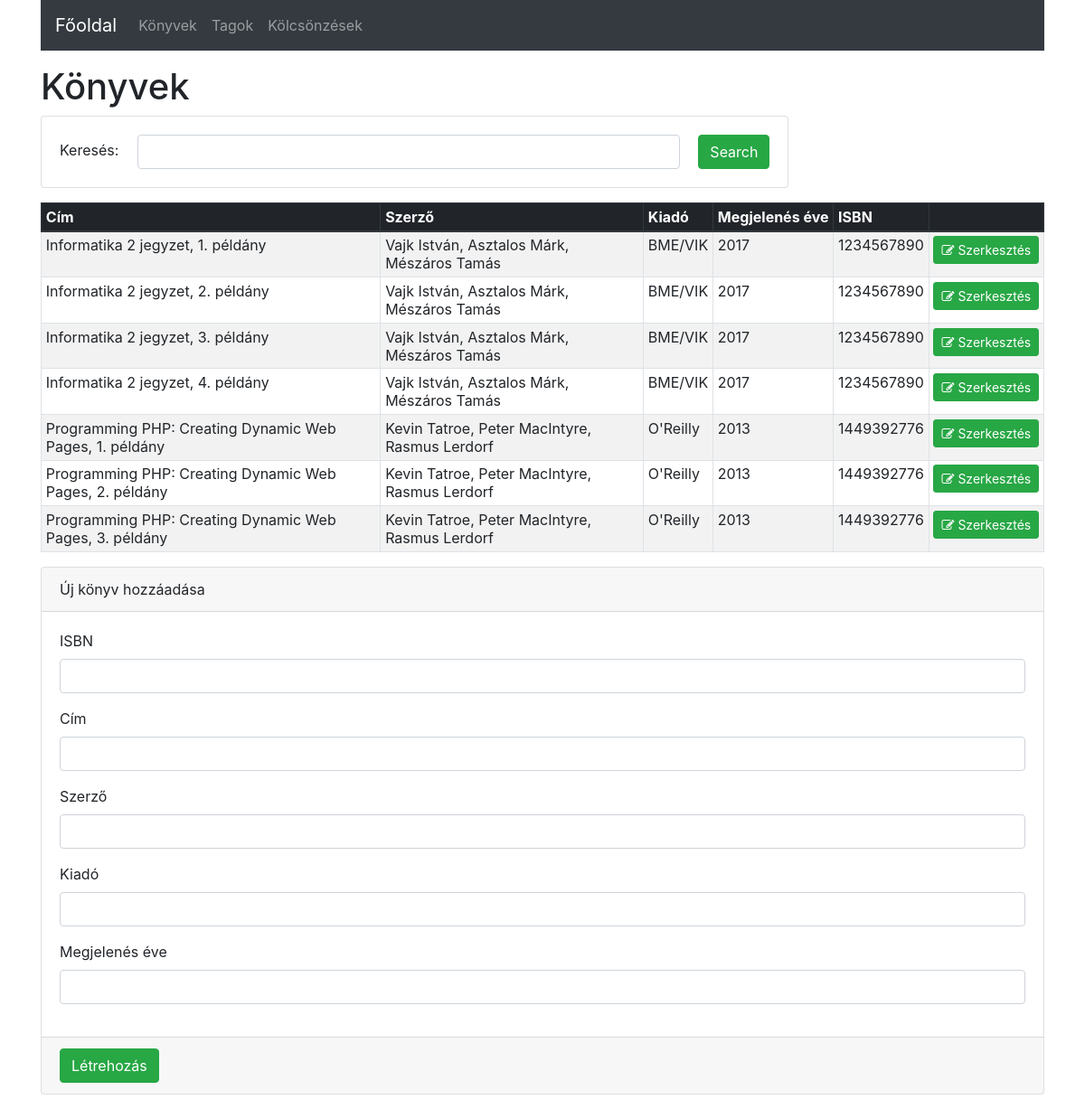
The page /books.php on the database its author committed.
### tables this page shows
create table konyv(
	id int primary key auto_increment,
	isbn nvarchar(13),
    cim nvarchar(255) not null,
	szerzo nvarchar(55),
    kiado nvarchar(55),
    megjelenesev int
);

### books.php (the view, shortened to what this page needs)
<?php
$link = getDb();
?>
<html>
<head>
    <link rel="stylesheet" href="https://maxcdn.bootstrapcdn.com/bootstrap/4.0.0/css/bootstrap.min.css">
    <link rel="stylesheet" href="https://maxcdn.bootstrapcdn.com/font-awesome/4.7.0/css/font-awesome.min.css">
    <link rel="stylesheet" href="library.css">
</head>
<body>
    <div class="container main-content">
        <h1>Könyvek</h1>
        <?php
            $search = null;
        ?>
        <form class="form-inline" method="post">
            <div class="card">
                <div class="card-body">
                    Keresés:
                    <input style="width:600px;margin-left:1em;" class="form-control" type="search" name="search" value="<?=$search?>">
                    <button class="btn btn-success" style="margin-left:1em;" type="submit" >Search</button>
                </div>
            </div>
        </form>
        <?php
            $querySelect = "SELECT id, isbn, cim, szerzo, kiado, megjelenesev FROM konyv";
            $eredmeny = mysqli_query($link, $querySelect) or die(mysqli_error($link));
        ?>
            <table class="table table-striped table-sm table-bordered">
                <thead class="thead-dark">
                    <tr>
                        <th>Cím</th>
                        <th>Szerző</th>
                        <th>Kiadó</th>
                        <th style="white-space:nowrap;">Megjelenés éve</th>
                        <th>ISBN</th>
                        <th></th>
                    </tr>
                </thead>
                <tbody>
                <?php while ($row = mysqli_fetch_array($eredmeny)): ?>
                    <tr>
                        <td><?=$row['cim']?></td>
                        <td><?=$row['szerzo']?></td>
                        <td><?=$row['kiado']?></td>
                        <td><?=$row['megjelenesev']?></td>
                        <td><?=$row['isbn']?></td>
                        <td>
                            <a class="btn btn-success btn-sm" href="edit-book.php?bookid=<?=$row['id']?>">
                                <i class="fa fa-edit"></i> Szerkesztés
                            </a>
                        </td>
                    </tr>
                <?php endwhile; ?>
                </tbody>
            </table>
            <form method="post" action="">
                <div class="card">
                    <div class="card-header">
                        Új könyv hozzáadása
                    </div>
                    <div class="card-body">
                        <div class="form-group">
                            <label for="isbn">ISBN</label>
                            <input class="form-control" name="isbn" id="isbn" type="text" />
                        </div>
                        <div class="form-group">
                            <label for="cim">Cím</label>
                            <input required class="form-control" name="cim" id="cim" type="text"  />
                        </div>
                        <div class="form-group">
                            <label for="szerzo">Szerző</label>
                            <input class="form-control" name="szerzo" id="szerzo" type="text" />
                        </div>
                        <div class="form-group">
                            <label for="kiado">Kiadó</label>
                            <input class="form-control" name="kiado" id="kiado" type="text"  />
                        </div>
                        <div class="form-group">
                            <label for="megjelenesev">Megjelenés éve</label>
                            <input class="form-control" name="megjelenesev" id="megjelenesev" type="number" />
                        </div>
                    </div>
                    <div class="card-footer">
                        <input class="btn btn-success" name="create" type="submit" value="Létrehozás" />
                    </div>
                </div>
            </form>
    </div>
</body>
</html>

### library.css (style rules this page uses)
.main-content { margin-top:1em; }

### rows shown on the page
konyv: cim "Informatika 2 jegyzet, 1. példány", szerzo "Vajk István, Asztalos Márk, Mészáros Tamás", kiado "BME/VIK", megjelenesev "2017", isbn "1234567890"
konyv: cim "Informatika 2 jegyzet, 2. példány", szerzo "Vajk István, Asztalos Márk, Mészáros Tamás", kiado "BME/VIK", megjelenesev "2017", isbn "1234567890"
konyv: cim "Informatika 2 jegyzet, 3. példány", szerzo "Vajk István, Asztalos Márk, Mészáros Tamás", kiado "BME/VIK", megjelenesev "2017", isbn "1234567890"
konyv: cim "Informatika 2 jegyzet, 4. példány", szerzo "Vajk István, Asztalos Márk, Mészáros Tamás", kiado "BME/VIK", megjelenesev "2017", isbn "1234567890"
konyv: cim "Programming PHP: Creating Dynamic Web Pages, 1. példány", szerzo "Kevin Tatroe, Peter MacIntyre, Rasmus Lerdorf", kiado "O'Reilly", megjelenesev "2013", isbn "1449392776"
konyv: cim "Programming PHP: Creating Dynamic Web Pages, 2. példány", szerzo "Kevin Tatroe, Peter MacIntyre, Rasmus Lerdorf", kiado "O'Reilly", megjelenesev "2013", isbn "1449392776"
konyv: cim "Programming PHP: Creating Dynamic Web Pages, 3. példány", szerzo "Kevin Tatroe, Peter MacIntyre, Rasmus Lerdorf", kiado "O'Reilly", megjelenesev "2013", isbn "1449392776"
